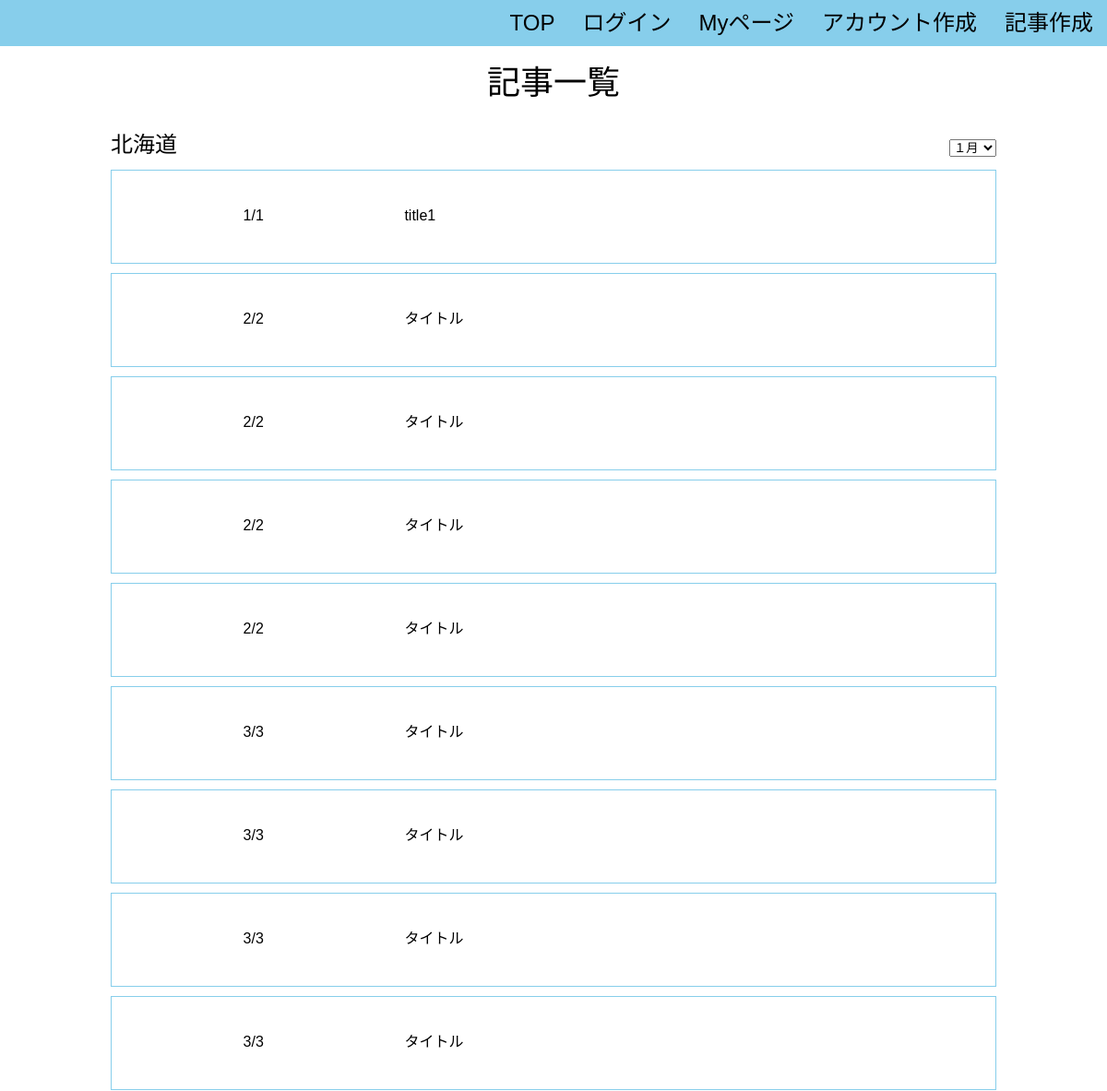
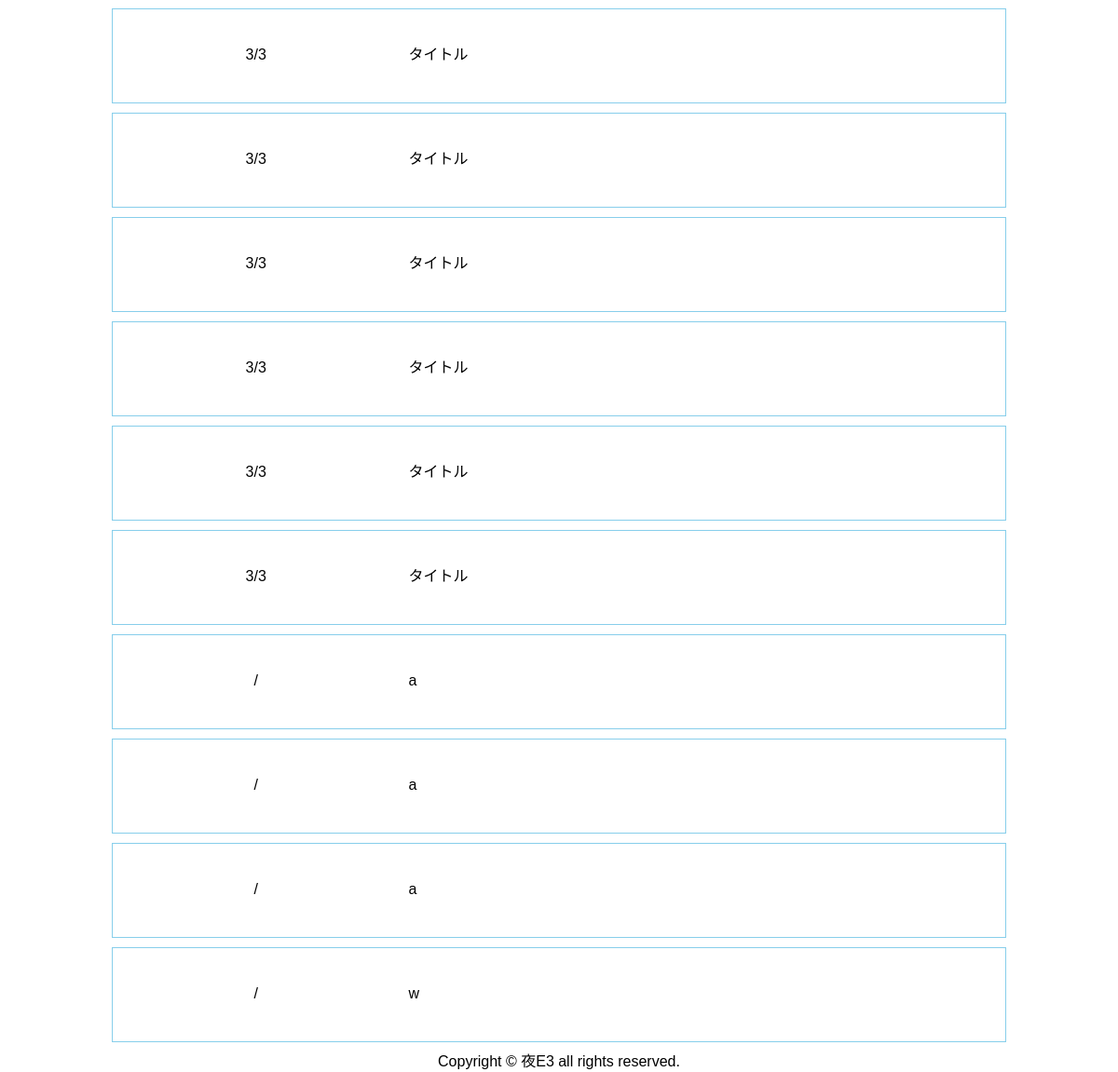
Screenshot of /thread with the database file from the repository (2 pictures, top to bottom).
### tables this page shows
CREATE TABLE "page" (
	"ID"	INTEGER PRIMARY KEY AUTOINCREMENT,
	"userID"	INTEGER,
	"editPASS"	INTEGER,
	"title"	TEXT,
	"prefectures"	TEXT,
	"month"	INTEGER,
	"date"	INTEGER,
	"flag"	INTEGER
);

### app.py (the view)
@app.route('/thread')
def thread():
    conn = sqlite3.connect('flaskapp.db')
    c = conn.cursor()
    c.execute("select prefectures, month, date, title from page where flag=0")
    page = []
    for row in c.fetchall():
        page.append({"area": row[0], "month": row[1],
                     "date": row[2], "title": row[3]})
    c.close()
    print(page)
    return render_template('thread.html', page=page)

### templates/thread.html (shortened to what this page needs)
<!DOCTYPE html>
{% extends 'base.html' %}
{% block content %}
    <div class="title">記事一覧</div>
    <div class="box">
      <div class="area"><p>北海道</p></div>
      <div class="month">
        <form action="#" method="post">
          <select name="month">
            <option value="1">１月</option>
          </select>
        </form>
      </div>
    </div>
   {% for item in page %}
   <div class="box1">
     <div class="item1">{{item["month"]}}/{{item["date"]}}</div>
     <div class="item2">{{item["title"]}}</div>
   </div>
   {% endfor %}
{% endblock %}

### static/css/style.css (style rules this page uses)
html { overflow-y: scroll; }
body, h1, h2, h3, h4, h5, p, ul, ol, li, dl, dt, dd { margin: 0px; padding: 0px; }
body { background: #fff; text-align: center; font-size: 16px; line-height: 1.4; min-width: 100%; -webkit-text-size-adjust: 100%; }
body { font-family: "Noto Sans Japanese", "ヒラギノ角ゴ Pro W3", "Hiragino Kaku Gothic Pro", "ヒラギノ角ゴ ProN W3", "Hiragino Kaku Gothic ProN", "游ゴシック", YuGothic, "メイリオ", "Meiryo", "HGPｺﾞｼｯｸM", "Osaka", "ＭＳ Ｐゴシック", sans-serif, Century Gothic, Arial; }
.title { display: flex; justify-content: center; align-items: center; font-size: 36px; height: 80px; }
.box { display: flex; justify-content: space-between; font-size: 24px; margin: 10px 10%; }
.box1 { display: flex; justify-content: flex-start; align-items: center; height: 100px; border: 1px solid skyblue; margin: 10px 10%; }
.item1 { width: 10%; padding: 10px; margin: 10%; }
.item2 { padding: 10px; text-align: left; }

### rows the page displays
page: month "1", date "1", title "title1"
page: month "2", date "2", title "タイトル"
page: month "2", date "2", title "タイトル"
page: month "2", date "2", title "タイトル"
page: month "2", date "2", title "タイトル"
page: month "3", date "3", title "タイトル"
page: month "3", date "3", title "タイトル"
page: month "3", date "3", title "タイトル"
page: month "3", date "3", title "タイトル"
page: month "3", date "3", title "タイトル"
page: month "3", date "3", title "タイトル"
page: month "3", date "3", title "タイトル"
page: month "3", date "3", title "タイトル"
page: month "3", date "3", title "タイトル"
page: month "3", date "3", title "タイトル"

### other values shown
{{ item["title"] }} "a" "a" "a" "w"
